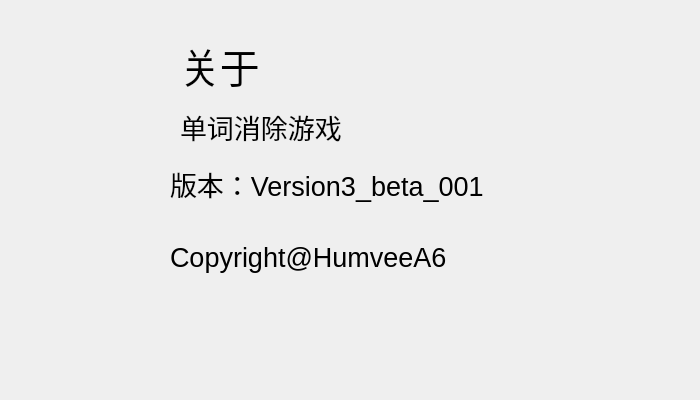
<?xml version="1.0" encoding="UTF-8"?>
<ui version="4.0">
 <class>About</class>
 <widget class="QWidget" name="About">
  <property name="geometry">
   <rect>
    <x>0</x>
    <y>0</y>
    <width>700</width>
    <height>400</height>
   </rect>
  </property>
  <property name="minimumSize">
   <size>
    <width>700</width>
    <height>400</height>
   </size>
  </property>
  <property name="maximumSize">
   <size>
    <width>700</width>
    <height>400</height>
   </size>
  </property>
  <property name="windowTitle">
   <string>Form</string>
  </property>
  <widget class="QWidget" name="widget" native="true">
   <property name="geometry">
    <rect>
     <x>170</x>
     <y>150</y>
     <width>331</width>
     <height>141</height>
    </rect>
   </property>
   <layout class="QVBoxLayout" name="verticalLayout">
    <item>
     <widget class="QLabel" name="label_2">
      <property name="font">
       <font>
        <pointsize>20</pointsize>
       </font>
      </property>
      <property name="text">
       <string>版本：Version3_beta_001</string>
      </property>
     </widget>
    </item>
    <item>
     <widget class="QLabel" name="label_3">
      <property name="font">
       <font>
        <pointsize>20</pointsize>
       </font>
      </property>
      <property name="text">
       <string>Copyright@HumveeA6</string>
      </property>
     </widget>
    </item>
   </layout>
  </widget>
  <widget class="QLabel" name="label_4">
   <property name="geometry">
    <rect>
     <x>180</x>
     <y>40</y>
     <width>121</width>
     <height>51</height>
    </rect>
   </property>
   <property name="font">
    <font>
     <pointsize>30</pointsize>
    </font>
   </property>
   <property name="text">
    <string>关于</string>
   </property>
  </widget>
  <widget class="QLabel" name="label">
   <property name="geometry">
    <rect>
     <x>180</x>
     <y>110</y>
     <width>307</width>
     <height>34</height>
    </rect>
   </property>
   <property name="font">
    <font>
     <pointsize>20</pointsize>
    </font>
   </property>
   <property name="text">
    <string>单词消除游戏</string>
   </property>
  </widget>
 </widget>
 <resources/>
 <connections/>
</ui>
